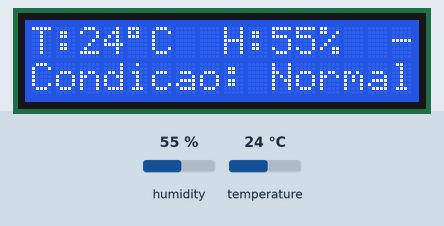
Simulated run of this sketch. Board: Arduino Uno, built with avr-gcc and run on an emulated ATmega328P. Shown: 16×2 character LCD. The inputs (shaded band) are chosen by the test bench; at power-on: humidity 55 %, temperature 24 °C.

Above: at 4.61 s.
5.1 s: humidity set to 22 %
At 6.49 s:
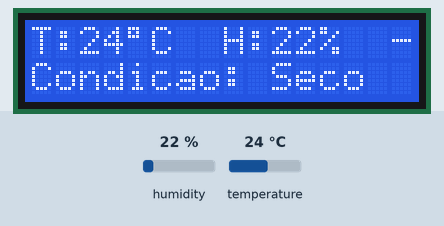
8.4 s: temperature set to 11 °C
At 10.58 s:
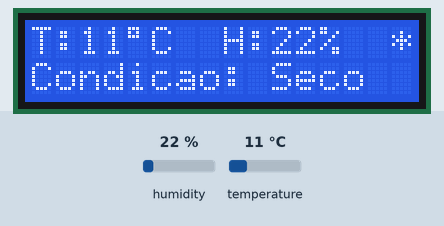
11.6 s: temperature set to 8 °C
At 12.15 s:
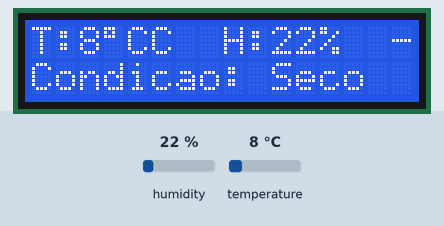
14.4 s: humidity set to 40 %
At 17.89 s:
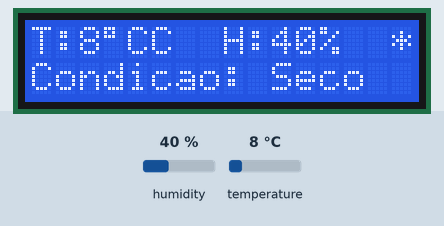
Timing chart, 0 to 18.5 s (numbered marks = the images above; inputs shaded):
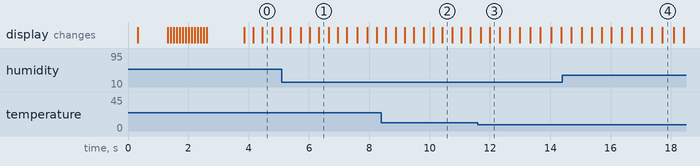

The sketch:

temperatura_humidade_orvalho.ino
```cpp
// Medidor de Temperatura/Humidade/Ponto de Orvalho
/*******************************************************
Este código usa o sensor DH11 e LCD Keypad Shield DF Robot Screen para
criar uma estao de medicao de temperatura, humidade e ponto de
orvalho.

DHT11 Shield Pins no Arduino Uno:

Vcc - +5v
Data - A1 (pode definir outro pino modificando o "#define DHTPIN A5")
GND - GND

Licença:
Livre para uso mas mantenham o nome!

Versão 1.0

Anderson Cursino 03/02/2017
********************************************************/

#include <DHT.h>
#include <DHT_U.h>
#define DHTPIN A1
#define DHTTYPE DHT11
DHT dht(DHTPIN, DHTTYPE);

#include <LiquidCrystal.h>
LiquidCrystal lcd(8, 9, 4, 5, 6, 7);

int t=0;
int h=0;
int Timer= 0;
int Animacao = 0;
int x;
int poor=0;

/* Configuracoes do Keypad:

#define btnDIR    0
#define btnCIM    1
#define btnBAI   2
#define btnESQ   3
#define btnSELECT 4
#define btnNENHUM   5
int read_buttons() {
int adc_key_in = analogRead(0);
 if (adc_key_in > 1000) return btnNENHUM;
 if (adc_key_in < 50)   return btnDIR;
 if (adc_key_in < 195)  return btnCIM;
 if (adc_key_in < 380)  return btnBAI;
 if (adc_key_in < 555)  return btnESQ;
 if (adc_key_in < 790)  return btnSELECT;
}
*/

void setup () {
 lcd.begin(16,2);
 delay(250);
 lcd.setCursor(0,0);
 lcd.setCursor(2,0);
 lcd.write("Temperatura");
 lcd.setCursor(3,2);
 lcd.write("by Dersao");
 lcd.blink();
 delay(1000);
 lcd.noBlink();
 for (int i = 0; i < 16; i++) {
    delay(100);
    lcd.scrollDisplayLeft();
 }
 delay(900);
 lcd.clear();
 Serial.begin(9600);
 dht.begin();
}

static void ReadDHT11()
{
  h = dht.readHumidity();
  t = dht.readTemperature();
}

void loop () {
  Timer  = Timer+1;
  if(Timer==1)
  {
    ReadDHT11();
    lcd.setCursor(0, 0);
    lcd.print("T:");
    lcd.print(t);
    lcd.print("\337C");
    lcd.setCursor(8,0);
    lcd.print("H:");
    lcd.print(h);
    lcd.print("%");
    lcd.setCursor(0,1);
    lcd.write("Condicao: ");
    //lcd.print(pontoOrvalho(t, h),0);
    poor=pontoOrvalho(t, h);
    if (poor > 24)
  {
    lcd.print("Ruim  ");
  }
  else if (poor < 10 )
  {
    lcd.print("Seco  ");
  }
  else
  {
    lcd.print("Normal");
}
    lcd.setCursor(13,0);
  if(Animacao==0) {
    lcd.print("  -");
    }
    if(Animacao==1)
    {
      lcd.print("  *");
    }
    Animacao = Animacao + 1;
    if(Animacao==2)
    {
      Animacao=0;
    }
  }
  if(Timer==1100) {
    Timer=0;
  }
}

double pontoOrvalho(double celsius, double humidade)
{
        double a = 17.271;
        double b = 237.7;
        double temp = (a * celsius) / (b + celsius) + log(humidade/100);
        double Td = (b * temp) / (a - temp);
        return Td;
}
```

Measured:
- the behaviour switches between 10 and 9 °C on temperature (found by bisection; images 2 and 3)
- after the input at 5.1 s, the display: first differs from a run without the input after 0.92 s (image 1 shows a later state)
- after the input at 8.4 s, the display: first differs from a run without the input after 1.7 s (image 2 shows a later state)
- after the input at 11.6 s, the display: first differs from a run without the input after 0.39 s (image 3)
- after the input at 14.4 s, the display: first differs from a run without the input after 1.6 s (image 4 shows a later state)
